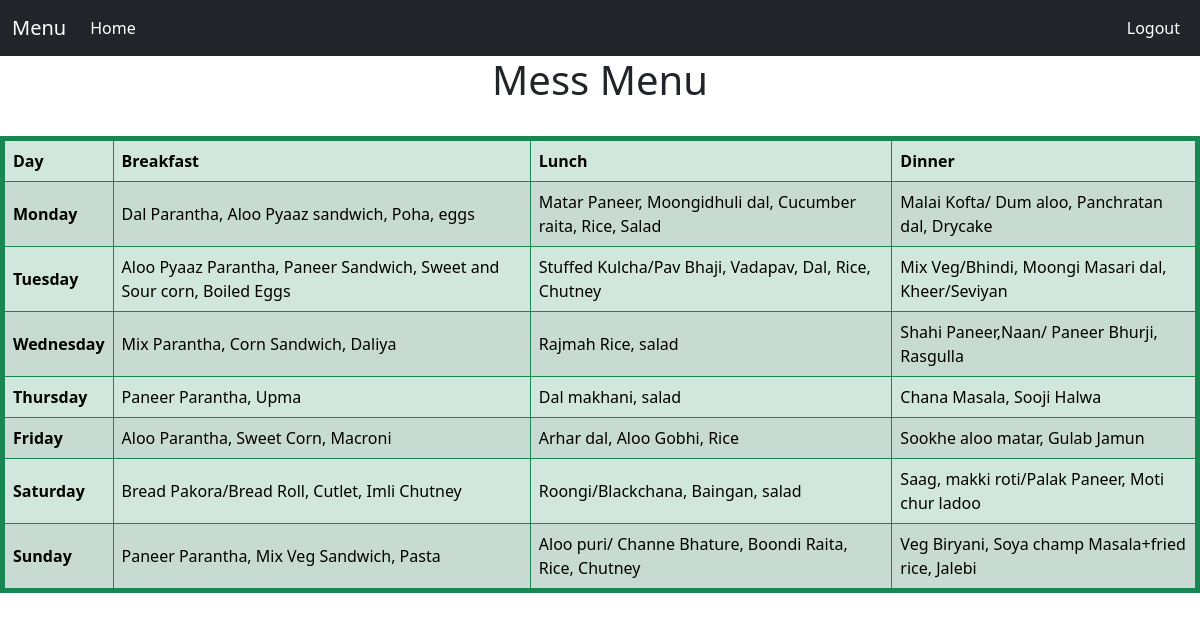
Page /menuDisplayAdmin.php (signed in) on the committed database.
### tables this page shows
CREATE TABLE `menu` (
  `sno` int(2) NOT NULL,
  `Day` varchar(10) NOT NULL,
  `Meal` varchar(15) NOT NULL,
  `Food` varchar(100) NOT NULL
);

### menuDisplayAdmin.php (the view, shortened to what this page needs)
<?php
$host="localhost";
$user="root";
$password="";
$db="database1";
$conn = mysqli_connect($host,$user,$password,$db);
$sql = "SELECT * FROM `menu`";
$result = mysqli_query($conn, $sql);
$num = mysqli_num_rows($result);
if($num>0){
    $monbreakfast = mysqli_fetch_assoc($result);
    $monlunch = mysqli_fetch_assoc($result);
    $mondinner = mysqli_fetch_assoc($result);
    $tuebreakfast = mysqli_fetch_assoc($result);
    $tuelunch = mysqli_fetch_assoc($result);
    $tuedinner = mysqli_fetch_assoc($result);
    $wedbreakfast = mysqli_fetch_assoc($result);
    $wedlunch = mysqli_fetch_assoc($result);
    $weddinner = mysqli_fetch_assoc($result);
    $thurbreakfast = mysqli_fetch_assoc($result);
    $thurlunch = mysqli_fetch_assoc($result);
    $thurdinner = mysqli_fetch_assoc($result);
    $fribreakfast = mysqli_fetch_assoc($result);
    $frilunch = mysqli_fetch_assoc($result);
    $fridinner = mysqli_fetch_assoc($result);
    $satbreakfast = mysqli_fetch_assoc($result);
    $satlunch = mysqli_fetch_assoc($result);
    $satdinner = mysqli_fetch_assoc($result);
    $sunbreakfast = mysqli_fetch_assoc($result);
    $sunlunch = mysqli_fetch_assoc($result);
    $sundinner = mysqli_fetch_assoc($result);
}
?>
<!DOCTYPE html>
<html lang="en">
<head>
    <link href="https://cdn.jsdelivr.net/npm/bootstrap@5.3.2/dist/css/bootstrap.min.css" rel="stylesheet">
</head>
<body>
<nav class="navbar navbar-expand-lg bg-dark navbar-dark">
  <div class="container-fluid">
    <a class="navbar-brand" >Menu</a>
      <ul class="navbar-nav me-auto mb-2 mb-lg-0">
        <li class="nav-item">
          <?php
            echo "<a class='nav-link active' aria-current='page' href='dashboard.php'>Home</a>";
          ?>
        </li>
      </ul>
      <ul class="nav navbar-nav navbar-right">
          <li class="nav-item">
            <a class="nav-link active" href="logout.php"> Logout</a>
          </li>
      </ul>
  </div>
</nav>
    <div class="table">
        <h1 style="text-align:center" >Mess Menu</h1>
        <br>
    <table class="table align-middle table-bordered border table-success table-striped border-success border-5" >
  <thead>
    <tr>
      <th scope="col">Day</th>
      <th scope="col">Breakfast</th>
      <th scope="col">Lunch</th>
      <th scope="col">Dinner</th>
    </tr>
  </thead>
  <tbody>
    <tr>
      <th scope="row">Monday</th>
        <td><?php
              echo $monbreakfast['Food'];
            ?>
        </td>
      <td><?php echo $monlunch['Food'];?></td>
      <td><?php echo $mondinner['Food'];?></td>
    </tr>
    <tr>
      <th scope="row">Tuesday</th>
      <td><?php echo $tuebreakfast['Food'];?></td>
      <td><?php echo $tuelunch['Food'];?></td>
      <td><?php echo $tuedinner['Food'];?></td>
    </tr>
    <tr>
      <th scope="row">Wednesday</th>
      <td><?php echo $wedbreakfast['Food'];?></td>
      <td><?php echo $wedlunch['Food'];?></td>
      <td><?php echo $weddinner['Food'];?></td>
    </tr>
    <tr>
      <th scope="row">Thursday</th>
      <td><?php echo $thurbreakfast['Food'];?></td>
      <td><?php echo $thurlunch['Food'];?></td>
      <td><?php echo $thurdinner['Food'];?></td>
    </tr>
    <tr>
      <th scope="row">Friday</th>
      <td><?php echo $fribreakfast['Food'];?></td>
      <td><?php echo $frilunch['Food'];?></td>
      <td><?php echo $fridinner['Food'];?></td>
    </tr>
    <tr>
      <th scope="row">Saturday</th>
      <td><?php echo $satbreakfast['Food'];?></td>
      <td><?php echo $satlunch['Food'];?></td>
      <td><?php echo $satdinner['Food'];?></td>
    </tr>
    <tr>
      <th scope="row">Sunday</th>
      <td><?php echo $sunbreakfast['Food'];?></td>
      <td><?php echo $sunlunch['Food'];?></td>
      <td><?php echo $sundinner['Food'];?></td>
    </tr>
  </tbody>
</table>
    </div>
</body>
</html>

### rows in the picture
menu: Food "Dal Parantha, Aloo Pyaaz sandwich, Poha, eggs"
menu: Food "Matar Paneer, Moongidhuli dal, Cucumber raita, Rice, Salad"
menu: Food "Malai Kofta/ Dum aloo, Panchratan dal, Drycake"
menu: Food "Aloo Pyaaz Parantha, Paneer Sandwich, Sweet and Sour corn, Boiled Eggs"
menu: Food "Stuffed Kulcha/Pav Bhaji, Vadapav, Dal, Rice, Chutney"
menu: Food "Mix Veg/Bhindi, Moongi Masari dal, Kheer/Seviyan"
menu: Food "Mix Parantha, Corn Sandwich, Daliya"
menu: Food "Rajmah Rice, salad"
menu: Food "Shahi Paneer,Naan/ Paneer Bhurji, Rasgulla"
menu: Food "Paneer Parantha, Upma"
menu: Food "Dal makhani, salad"
menu: Food "Chana Masala, Sooji Halwa"
menu: Food "Aloo Parantha, Sweet Corn, Macroni"
menu: Food "Arhar dal, Aloo Gobhi, Rice"
menu: Food "Sookhe aloo matar, Gulab Jamun"
menu: Food "Bread Pakora/Bread Roll, Cutlet, Imli Chutney"
menu: Food "Roongi/Blackchana, Baingan, salad"
menu: Food "Saag, makki roti/Palak Paneer, Moti chur ladoo"
menu: Food "Paneer Parantha, Mix Veg Sandwich, Pasta"
menu: Food "Aloo puri/ Channe Bhature, Boondi Raita, Rice, Chutney"
menu: Food "Veg Biryani, Soya champ Masala+fried rice, Jalebi"
